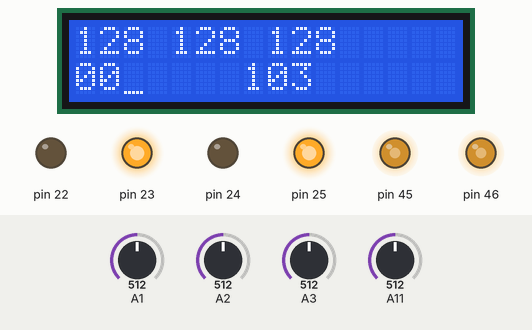
Simulated run of this sketch. Board: Arduino Mega 2560, built with avr-gcc and run on an emulated ATmega2560. Parts: 16×2 character LCD, output pins drawn as LEDs (lit = HIGH). Wiring (inferred from the names in the program): character LCD (HD44780): RS pin 37; R/W pin 36; E pin 35; data pin 33, pin 32, pin 31, pin 30. The inputs (shaded band) are chosen by the test bench; at power-on: A11 = 512, A1 = 512, A2 = 512, A3 = 512. Pins used as bus, display or sensor lines are not drawn.

Above: at 1.2 s.
1.3 s: A11 set to 140
At 1.95 s:
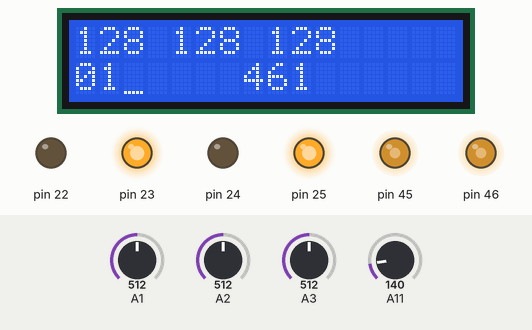
3.3 s: A1 set to 74
At 5.6 s:
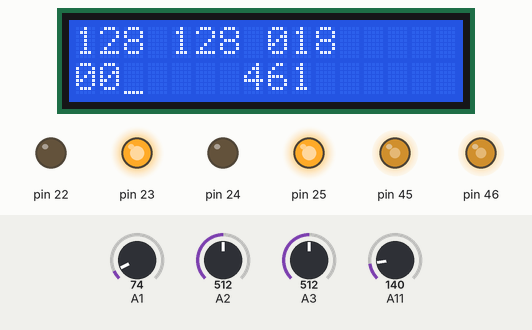
5.7 s: A1 set to 60
At 7.4 s:
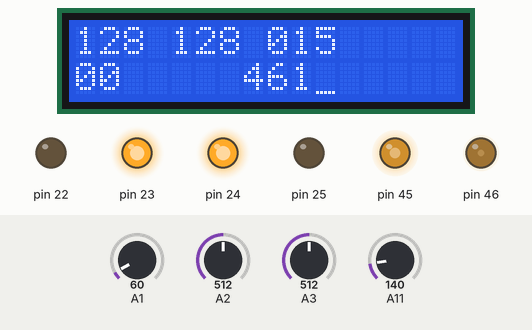
9.3 s: A2 set to 72
At 10.8 s:
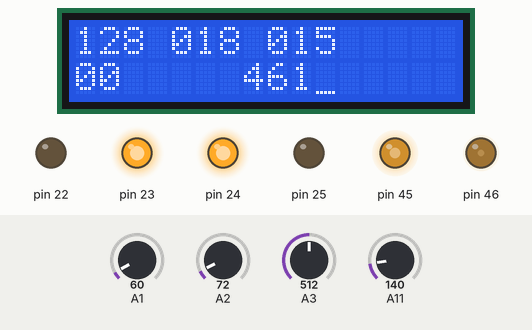
12.9 s: A2 set to 61
At 13.8 s:
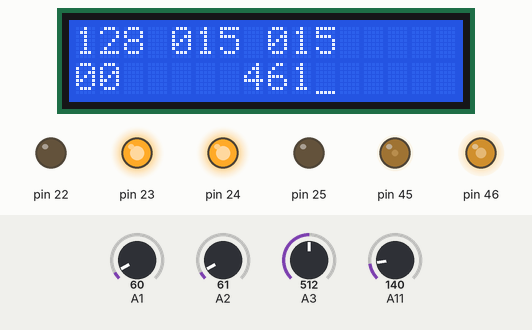
16.5 s: A3 set to 716
At 18.1 s:
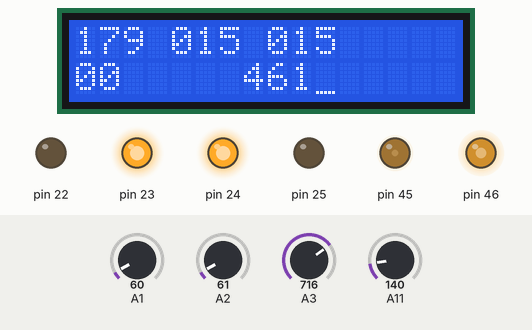
Timing chart, 0 to 19.6 s (numbered marks = the images above; inputs shaded):
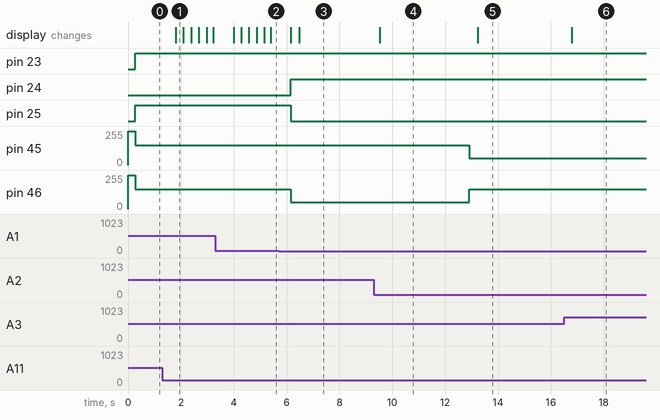

Measured:
- the behaviour switches between 68 and 67 on A1 (found by bisection; images 2 and 3)
- the behaviour switches between 68 and 67 on A2 (found by bisection; images 4 and 5)
- after the input at 1.3 s, the display: changes after 0.51 s (image 1)
- after the input at 5.7 s, pin 24: LOW → HIGH after 0.45 s; pin 25: HIGH → LOW after 0.45 s; pin 46: 150/255 → 50/255 after 0.45 s
- after the input at 9.3 s, the display: changes after 0.23 s (image 4)
- after the input at 12.9 s, pin 45: 150/255 → 50/255 at once; pin 46: 50/255 → 150/255 at once; the display: changes after 0.34 s (image 5)
- after the input at 16.5 s, the display: changes after 0.28 s (image 6)

The sketch:

Black_Obstacle.ino
```cpp
#define F_CPU 14745600
#include <avr/io.h>
#include <avr/interrupt.h>
#include <util/delay.h>

#include <math.h> //included to support power function
#include "lcd.c"


#define THRESHOLD 0x10 //   set threshold for White_line_Sensor
#define V_MAX 150
#define V_MIN 50
#define NODE_1 (Left_white_line>THRESHOLD && Center_white_line>THRESHOLD)
#define NODE_2 (Center_white_line>THRESHOLD && Right_white_line>THRESHOLD)
#define NODE_3 (Left_white_line>THRESHOLD && Center_white_line>THRESHOLD && Right_white_line>THRESHOLD)
#define PATH (Left_white_line<THRESHOLD && Center_white_line>THRESHOLD && Right_white_line<THRESHOLD)

void port_init();
void get_input();

unsigned char ADC_Conversion(unsigned char);
unsigned char ADC_Value;
unsigned char sharp, distance, adc_reading;
unsigned int value;
unsigned char flag = 0;
unsigned char Left_white_line = 0;
unsigned char Center_white_line = 0;
unsigned char Right_white_line = 0;

//Function to configure LCD port
void lcd_port_config (void)
{
 DDRC = DDRC | 0xF7; //all the LCD pin's direction set as output
 PORTC = PORTC & 0x80; // all the LCD pins are set to logic 0 except PORTC 7
}

//ADC pin configuration
void adc_pin_config (void)
{
 DDRF = 0x00;
 PORTF = 0x00;
 DDRK = 0x00;
 PORTK = 0x00;
}

//Function to configure ports to enable robot's motion
void motion_pin_config (void)
{
 DDRA = DDRA | 0x0F;
 PORTA = PORTA & 0xF0;
 DDRL = DDRL | 0x18;   //Setting PL3 and PL4 pins as output for PWM generation
 PORTL = PORTL | 0x18; //PL3 and PL4 pins are for velocity control using PWM.
}

//Function to Initialize PORTS
void port_init()
{
  lcd_port_config();
  adc_pin_config();
  timer5_init();
  motion_pin_config();
}

// Timer 5 initialized in PWM mode for velocity control
// Prescale:256
// PWM 8bit fast, TOP=0x00FF
// Timer Frequency:225.000Hz

void timer5_init()
{
  TCCR5B = 0x00;  //Stop
  TCNT5H = 0xFF;  //Counter higher 8-bit value to which OCR5xH value is compared with
  TCNT5L = 0x01;  //Counter lower 8-bit value to which OCR5xH value is compared with
  OCR5AH = 0x00;  //Output compare register high value for Left Motor
  OCR5AL = 0xFF;  //Output compare register low value for Left Motor
  OCR5BH = 0x00;  //Output compare register high value for Right Motor
  OCR5BL = 0xFF;  //Output compare register low value for Right Motor
  OCR5CH = 0x00;  //Output compare register high value for Motor C1
  OCR5CL = 0xFF;  //Output compare register low value for Motor C1
  TCCR5A = 0xA9;  /*{COM5A1=1, COM5A0=0; COM5B1=1, COM5B0=0; COM5C1=1 COM5C0=0}
            For Overriding normal port functionality to OCRnA outputs.
              {WGM51=0, WGMVELOCITY_MIN=1} Along With WGM52 in TCCR5B for Selecting FAST PWM 8-bit Mode*/

  TCCR5B = 0x0B;  //WGM12=1; CS12=0, CS11=1, CS10=1 (Prescaler=64)
}


//Function To Print Sesor Values At Desired Row And Coloumn Location on LCD


//Function for velocity control
void velocity (unsigned char left_motor, unsigned char right_motor)
{
  OCR5AL = (unsigned char)left_motor;
  OCR5BL = (unsigned char)right_motor;
}

void adc_init()
{
  ADCSRA = 0x00;
  ADCSRB = 0x00;    //MUX5 = 0
  ADMUX = 0x20;   //Vref=5V external --- ADLAR=1 --- MUX4:0 = 0000
  ACSR = 0x80;
  ADCSRA = 0x86;    //ADEN=1 --- ADIE=1 --- ADPS2:0 = 1 1 0
}

//Function For ADC Conversion
unsigned char ADC_Conversion(unsigned char Ch)
{
  unsigned char a;
  if(Ch>7)
  {
    ADCSRB = 0x08;
  }
  Ch = Ch & 0x07;
  ADMUX= 0x20| Ch;
  ADCSRA = ADCSRA | 0x40;   //Set start conversion bit
  while((ADCSRA&THRESHOLD)==0);  //Wait for conversion to complete
  a=ADCH;
  ADCSRA = ADCSRA|THRESHOLD; //clear ADIF (ADC Interrupt Flag) by writing 1 to it
  ADCSRB = 0x00;
  return a;
}

//Function To Print Sesor Values At Desired Row And Coloumn Location on LCD
void print_sensor(char row, char coloumn,unsigned char channel)
{
    ADC_Value = ADC_Conversion(channel);
  lcd_print(row, coloumn, ADC_Value, 3);
}

//Function for velocity control


//Function used for setting motor's direction
void motion_set (unsigned char Direction)
{
 unsigned char PortARestore = 0;

 Direction &= 0x0F;     // removing upper nibbel for the protection
 PortARestore = PORTA;    // reading the PORTA original status
 PortARestore &= 0xF0;    // making lower direction nibbel to 0
 PortARestore |= Direction; // adding lower nibbel for forward command and restoring the PORTA status
 PORTA = PortARestore;    // executing the command
}

void forward (void)
 {
  motion_set (0x06);
 }
void right (void)
 {
  motion_set(0x0A);
 }
void left(void)
 {
  motion_set(0x04);
 }
void stop1 (void)
{
  motion_set (0x00);
}

void init_devices (void)
{
  cli();   //Clears the global interrupts
  port_init();
  adc_init();
  sei();   //Enables the global interrupts
}

// This Function calculates the actual distance in millimeters(mm) from the input
// analog value of Sharp Sensor.
unsigned int Sharp_GP2D12_estimation(unsigned char adc_reading)
{
  float distance;
  unsigned int distanceInt;
  distance = (int)(10.00*(2799.6*(1.00/(pow(adc_reading,1.1546)))));
  distanceInt = (int)distance;
  if(distanceInt>800)
   {
     distanceInt=800;
   }
  return distanceInt;
}

//Main Function
void setup()
{
  init_devices();
  lcd_set_4bit();
  lcd_init();
}
int b=0;
void loop()
 {
    flag=0;

    print_sensor(1,1,3);  //Prints value of White Line Sensor1
    print_sensor(1,5,2);  //Prints Value of White Line Sensor2
    print_sensor(1,9,1);  //Prints Value of White Line Sensor3

    if (b<5)
    {
      if (PATH)
      {
        A();
      }
      else
      {
        Obstacle_Avoider();
      }
    }
    else
    {
      b=0;
      B();
    }
 }
void A()
{
  get_input();
  Black_Follower();
}

void B()
{
       lcd_print(2,1,b,2);
       right();
       velocity(V_MAX,V_MAX);
       delay(700);
       Obstacle_Avoider();
 }


void get_input(void)
{
    Left_white_line = ADC_Conversion(3);  //Getting data of Left WL Sensor
    Center_white_line = ADC_Conversion(2);  //Getting data of Center WL Sensor
    Right_white_line = ADC_Conversion(1);
}

void Black_Follower(void)
{
    if(PATH)
    {
      flag=1;
      forward();
      velocity(V_MAX,V_MAX);
      lcd_print(2,1,b,2);
    }

   else if((!(NODE_1))&& (flag==0))
    {
      flag=1;
      forward();
      velocity(V_MAX,V_MIN);
    }

   else if((!(NODE_2)&& (flag==0)))
    {
      flag=1;
      forward();
      velocity(V_MIN,V_MAX);
    }

  else if(NODE_1||NODE_2||NODE_3)
    {
      b=b+1;
      lcd_print(2,1,b,2);
      delay(100);
    }
  else if (!NODE_3)
    {
      stop1();
      velocity(0,0);
    }
}

void Obstacle_Avoider(void)
{
    sharp = ADC_Conversion(11);           //Stores the Analog value of front sharp connected to ADC channel 11 into variable "sharp"
    value = Sharp_GP2D12_estimation(sharp);       //Stores Distance calsulated in a variable "value".
    lcd_print(2,8,value,3);            //Prints Value Of Distanc in MM measured by Sharp Sensor.
    if (value>=400)
     {
      A();
     }
    else
     {
      B();
     }
}
```

lcd.c
```cpp
#include <avr/io.h>
#include <avr/delay.h>
#include <util/delay.h>

#define FCPU 11059200ul
#define RS 0
#define RW 1
#define EN 2
#define lcd_port PORTC

#define sbit(reg,bit)	reg |= (1<<bit)
#define cbit(reg,bit)	reg &= ~(1<<bit)

void init_ports();
void lcd_reset_4bit();
void lcd_init();
void lcd_wr_command(unsigned char);
void lcd_wr_char(char);
void lcd_home();
void lcd_cursor(char, char);
void lcd_print(char, char, unsigned int, int);
void lcd_string(char*);

unsigned int temp;
unsigned int unit;
unsigned int tens;
unsigned int hundred;
unsigned int thousand;
unsigned int million;

int i;


//Function to Reset LCD
void lcd_set_4bit()
{
	_delay_ms(1);

	cbit(lcd_port,RS);				//RS=0 --- Command Input
	cbit(lcd_port,RW);				//RW=0 --- Writing to LCD
	lcd_port = 0x30;				//Sending 3 in the upper nibble
	sbit(lcd_port,EN);				//Set Enable Pin
	_delay_ms(5);					//delay
	cbit(lcd_port,EN);				//Clear Enable Pin

	_delay_ms(1);

	cbit(lcd_port,RS);				//RS=0 --- Command Input
	cbit(lcd_port,RW);				//RW=0 --- Writing to LCD
	lcd_port = 0x30;				//Sending 3 in the upper nibble
	sbit(lcd_port,EN);				//Set Enable Pin
	_delay_ms(5);					//delay
	cbit(lcd_port,EN);				//Clear Enable Pin

	_delay_ms(1);

	cbit(lcd_port,RS);				//RS=0 --- Command Input
	cbit(lcd_port,RW);				//RW=0 --- Writing to LCD
	lcd_port = 0x30;				//Sending 3 in the upper nibble
	sbit(lcd_port,EN);				//Set Enable Pin
	_delay_ms(5);					//delay
	cbit(lcd_port,EN);				//Clear Enable Pin

	_delay_ms(1);

	cbit(lcd_port,RS);				//RS=0 --- Command Input
	cbit(lcd_port,RW);				//RW=0 --- Writing to LCD
	lcd_port = 0x20;				//Sending 2 in the upper nibble to initialize LCD 4-bit mode
	sbit(lcd_port,EN);				//Set Enable Pin
	_delay_ms(5);					//delay
	cbit(lcd_port,EN);				//Clear Enable Pin
}

//Function to Initialize LCD
void lcd_init()
{
	_delay_ms(1);

	lcd_wr_command(0x28); //4-bit mode and 5x8 dot character font
	lcd_wr_command(0x01); //Clear LCD display
	lcd_wr_command(0x06); //Auto increment cursor position
	lcd_wr_command(0x0E); //Turn on LCD and cursor
	lcd_wr_command(0x80); //Set cursor position
}


//Function to write command on LCD
void lcd_wr_command(unsigned char cmd)
{
	unsigned char temp;
	temp = cmd;
	temp = temp & 0xF0;
	lcd_port &= 0x0F;
	lcd_port |= temp;
	cbit(lcd_port,RS);
	cbit(lcd_port,RW);
	sbit(lcd_port,EN);
	_delay_ms(5);
	cbit(lcd_port,EN);

	cmd = cmd & 0x0F;
	cmd = cmd<<4;
	lcd_port &= 0x0F;
	lcd_port |= cmd;
	cbit(lcd_port,RS);
	cbit(lcd_port,RW);
	sbit(lcd_port,EN);
	_delay_ms(5);
	cbit(lcd_port,EN);
}

//Function to write data on LCD
void lcd_wr_char(char letter)
{
	char temp;
	temp = letter;
	temp = (temp & 0xF0);
	lcd_port &= 0x0F;
	lcd_port |= temp;
	sbit(lcd_port,RS);
	cbit(lcd_port,RW);
	sbit(lcd_port,EN);
	_delay_ms(5);
	cbit(lcd_port,EN);

	letter = letter & 0x0F;
	letter = letter<<4;
	lcd_port &= 0x0F;
	lcd_port |= letter;
	sbit(lcd_port,RS);
	cbit(lcd_port,RW);
	sbit(lcd_port,EN);
	_delay_ms(5);
	cbit(lcd_port,EN);
}


void lcd_home()
{
	lcd_wr_command(0x80);
}


//Function to Print String on LCD
void lcd_string(char *str)
{
	while(*str != '\0')
	{
		lcd_wr_char(*str);
		str++;
	}
}

//Position the LCD cursor at "row", "column"

void lcd_cursor (char row, char column)
{
	switch (row) {
		case 1: lcd_wr_command (0x80 + column - 1); break;
		case 2: lcd_wr_command (0xc0 + column - 1); break;
		case 3: lcd_wr_command (0x94 + column - 1); break;
		case 4: lcd_wr_command (0xd4 + column - 1); break;
		default: break;
	}
}

//Function to print any input value up to the desired digit on LCD
void lcd_print (char row, char coloumn, unsigned int value, int digits)
{
	unsigned char flag=0;
	if(row==0||coloumn==0)
	{
		lcd_home();
	}
	else
	{
		lcd_cursor(row,coloumn);
	}
	if(digits==5 || flag==1)
	{
		million=value/10000+48;
		lcd_wr_char(million);
		flag=1;
	}
	if(digits==4 || flag==1)
	{
		temp = value/1000;
		thousand = temp%10 + 48;
		lcd_wr_char(thousand);
		flag=1;
	}
	if(digits==3 || flag==1)
	{
		temp = value/100;
		hundred = temp%10 + 48;
		lcd_wr_char(hundred);
		flag=1;
	}
	if(digits==2 || flag==1)
	{
		temp = value/10;
		tens = temp%10 + 48;
		lcd_wr_char(tens);
		flag=1;
	}
	if(digits==1 || flag==1)
	{
		unit = value%10 + 48;
		lcd_wr_char(unit);
	}
	if(digits>5)
	{
		lcd_wr_char('E');
	}
}
```
